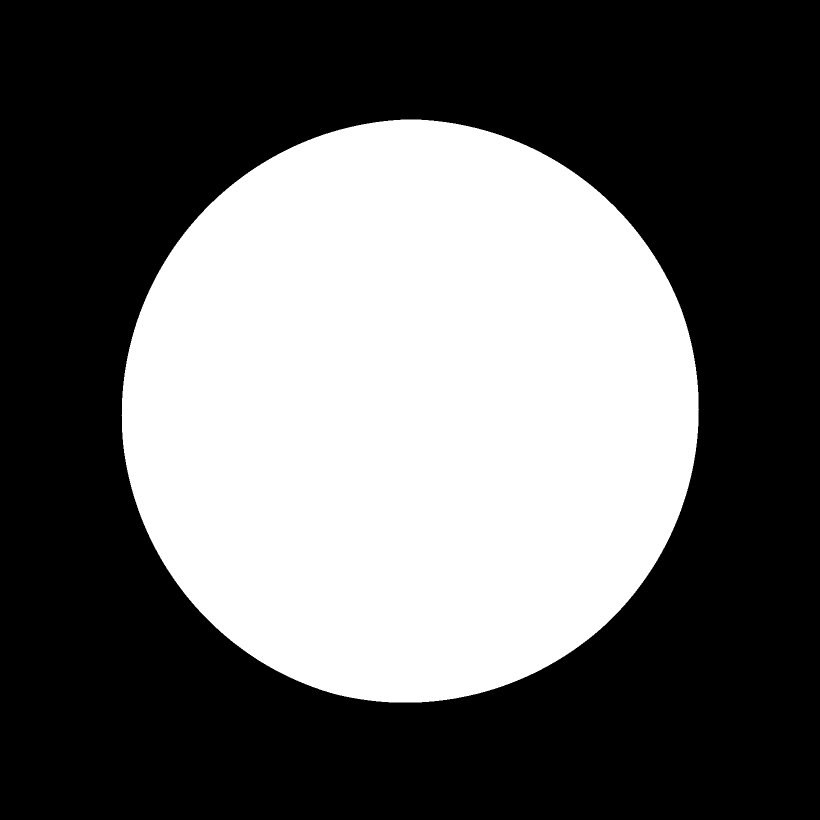
#> input picture Data/Masks/Circles/Serial/7-10_AM_P1C10_Serial.jpg, 1640 x 1640 px, found by its file name (shown at 1/2 size)
$ jupyter execute --allow-errors '4. Patch Generator.ipynb'   (shell and % lines are left out)
#> lines starting #> are read from the running program, lines starting #| are printed output that depends on the picture; after the words box and inside, x2 and y2 are one past the last pixel; in counts of white or black regions, pixels touching at a corner belong together
# Patch Generator
### On this notebook, we will generate the patches to be used for training.

### We can choose the patch zise, the stride to generate patches, which type of images will be used for validation, the minimum amount of positive pixels for a patch to be considered as positive, and some other features of the patches to be generated (see full explanation further below).

### Data was already downloaded into the Git Repository, in the folder '../Data', which contains the following subfolders:
    1. Serial: Folder containing all 'Serial' type images.
    2. Control: Folder containing all 'Control' type images.
    3. Streak: Folder containing all 'Streak' type images.

### In addition, <span style="color:blue">*prepocessed images*</span>  can already be found in <span style="color:blue">'../Data/no_dish_border/'</span> folder also containing the following subfolders:
    1. Serial: Folder containing all pre-processed 'Serial' type images.
    2. Control: Folder containing all pre-processed 'Control' type images.
    3. Streak: Folder containing all pre-processed 'Streak' type images.

### Positive pixel <span style="color:blue">*Masks*</span> were already obtained and can be found in <span style="color:blue">'../Data/Masks'</span> folder also containing the following subfolders:
    1. Serial: Folder containing all positive masks for 'Serial' type images.
    2. Control: Folder containing all positive masks for 'Control' type images.
    3. Streak: Folder containing all positive masks for 'Streak' type images.

### Using the positive pixel masks, <span style="color:blue">*positive-pixels-only images*</span> were generated and can be found in <span style="color:blue">'../Data/pos_pixel_only/'</span> folder also containing the following subfolders:
    1. Serial: Folder containing all positive-pixels-only images for 'Serial' type images.
    2. Control: Folder containing all positive-pixels-only images for 'Control' type images.
    3. Streak: Folder containing all positive-pixels-only images for 'Streak' type images.

### Let's import necessary libraries / modules:

[cell 1]
import matplotlib.pyplot as plt
import numpy as np
import os
import shutil
from PIL import Image, ImageOps
import cv2 as cv

### Helper Function: get a list of 'complete' file paths of all images in a given folder:

[cell 2]
def get_files(folder):
    """
    Returns a list of file_paths for each file in the specified folder.
    :param folder: The folder where files are located.
    :return: A list of file_paths for each file in the specified folder.
    """
    files = os.listdir(folder)
    paths = []
    for x in files:
        paths.append(os.path.join(folder, x))
    return paths

### Helper Function:
#### Create all needed folders and subfolders.

[cell 3]
def create_folders(patch_size, types, patch_types):
    """
    Create all needed folders to save the created Patches.
    :param patch_size: Tuple. (Patch_width, Patch_height) e.g. (64 ,64).
    :return: save_dir. The root directory where Patches will be saved.
    """
#> called with patch_size = (128, 128)
    folder_name = 'Patches_' + str(patch_size[0]) + 'x' + str(patch_size[1])
    save_dir = '../Data/' + folder_name + '/'

    if folder_name in os.listdir('../Data'):
        shutil.rmtree(save_dir)
    os.mkdir(save_dir)

    for folder in ['Positive', 'Negative']:
        path = save_dir + '/' + folder
        os.mkdir(path)
        for type in ['Serial', 'Control', 'Streak']:
            type_path = path + '/' + type
            os.mkdir(type_path)
            for i in range(1,11):
                loc = 'C{}_{}'.format(i, folder.lower()[:3])
                loc_path = type_path + '/' + loc
                os.mkdir(loc_path)
    return save_dir

## Patch Generator function

[cell 4]
def create_patches(img_types, patch_types, patch_size, stride, min_pos_pixels, validation_type,
                   val_stride, val_min_pos_pixels, include_dish_border=False,
                   positive_pixels_only=False, rotate_every=False, rotate_val_every=False):
    """
    Creates patches for training.
    :param img_types: List. List of images types patching. Any combination from ['Serial',
                         'Control', 'Stride'] -one, two or all three-.
    :param patch_types: List. List with types of patches to generate for each location.
                        Either ['Positive'] or ['Negative'] or ['Positive','Negative'].
    :param patch_size: Tuple. (patch_width, patch_height) e.g. (64 ,64).
    :param stride: Tuple. (horizontal_stride, vertical_stride).
                   Amount of pixels to move right or down  to generate next patch.
    :param min_pos_pixels: Integer. Minimum positive pixels in patches.
                           Values from 1 pixel to patch_width*patch_height (all pixels).
    :param validation_type: Str. Type of images to be used for model validation.
                                 either 'Control', 'Serial', 'Strike' or None.
    :param val_stride: Tuple. (horizontal_stride, vertical_stride) for validation patches.
                   Amount of pixels to move right or down  to generate next validation patch.
    :param include_dish_border: Boolean. True ->  include petri-dish border in training patches.
    :param positive_pixels_only: Boolean. True -> patches with positive pixels only.
                                 False -> natural images including dish background (default).
    :return: save_dir. The root directory where Patches were saved.
    """
    if positive_pixels_only and include_dish_border:
        print("No border will be included when 'positive_pixels_only=TRUE'")
    if positive_pixels_only and 'Negative' in patch_types:
        print("No negative patches will be generated when 'positive_pixels_only=TRUE'")

    save_dir = create_folders(patch_size, img_types, patch_types)
    width, height = patch_size
    max_pixels = width * height * 255 # maximum pixel sum if all pixels in patch were white (255)
    root = '../Data/no_dish_border/'
    if include_dish_border: root = '../Data/'
    if positive_pixels_only: root = '../Data/pos_pixel_only/'

    for type in img_types:
        print('\ngenerating "{}" patches...............'.format(type))
        img_folder = root + type
        if type == validation_type: img_folder = '../Data/' + type
        images = get_files(img_folder) # Returns array of all file_paths in the specified folder.
        move, min_pos = stride, min_pos_pixels
        if type == validation_type: move, min_pos = val_stride,val_min_pos_pixels

        if rotate_every and rotate_every != 0 and type != validation_type:
            n_rotations = round(360/rotate_every)
        elif rotate_val_every and rotate_val_every != 0 and type==validation_type:
            n_rotations = round(360/rotate_val_every)
        else:
            n_rotations = 1

        for img_path in images:
            if 'no_blue_numbers' in img_path: continue
            original_img = Image.open(img_path)
#> original_img is the input picture: PIL image 1640x1640 L; min 0, max 255, mean 99.9
            imgwidth, imgheight = original_img.size
            for i in range(1,11):
                if 'C{}_'.format(i) in img_path:
                    loc = '/C{}_'.format(i)
            mask_path = '../Data/Masks/' + type + img_path[len(img_folder):]
            original_mask = Image.open(mask_path)

            """We need to discard contaminated negative patches:"""
            original_neg_mask, neg_mask = False, False
            if 'C9_' in img_path or 'C2_' in img_path or 'C10_' in img_path:
                if type == 'Serial' and 'Negative' in patch_types and not positive_pixels_only:
                    neg_mask_path = '../Data/Masks/non-negative/Serial' + img_path[len(img_folder):]
                    original_neg_mask = Image.open(neg_mask_path)

            for k in range(n_rotations):
                img = original_img.rotate(k*rotate_every, fillcolor='white')
                img = ImageOps.expand(img, border=(0,0,width,height), fill='white')
                mask = original_mask.rotate(k*rotate_every, fillcolor='black')
                mask = ImageOps.expand(mask, border=(0,0,width,height), fill='black')
                if original_neg_mask:
                    neg_mask = original_neg_mask.rotate(k*rotate_every, fillcolor='black')
                    neg_mask = ImageOps.expand(neg_mask,border=(0,0,width,height),fill='black')

                for i in range(0,imgheight,move[1]):
                    for j in range(0,imgwidth,move[0]):
                        box = (j, i, j+width, i+height)
                        mask_patch = mask.crop(box)
                        mask_pixels = np.sum(mask_patch.convert('L'))
                        n_mask_pixels = int(mask_pixels/255.0)
                        patch = img.crop(box)
                        patch_grey = patch.convert('L')
                        pixels = np.sum(patch_grey)
                        patch_grey_cv = np.array(patch_grey)
                        patch_grey_cv[patch_grey_cv < 255] = 0 # set all pixels inside dish to 0 / black
                        pixels_cv = np.sum(patch_grey_cv)
                        if neg_mask: # this is a contaminated pretri-dish
                            neg_mask_patch = neg_mask.crop(box)
                            neg_mask_pixels = np.sum(neg_mask_patch.convert('L'))

                        if 'Positive' in patch_types and n_mask_pixels >= min_pos:
                            pos_save_path = save_dir+'Positive/'+type+loc+'pos'+img_path[:-4][len(img_folder):] \
                                + '_' + '{}_{}_rot_{}.jpg'.format(int(i/move[1]),int(j/move[0]),k*rotate_every)
                            patch.save(pos_save_path)

                        if 'Negative' in patch_types and not positive_pixels_only: # No neg patches if 'pos_pixels_only'
                            if  mask_pixels==0 and pixels_cv<=max_pixels*0.6: #Negative but at least 40% within dish
                                if include_dish_border or type == validation_type:
                                    if pixels >= 0.8 * max_pixels: continue # just white background
                                if neg_mask: # this is a contaminated pretri-dish
                                    if neg_mask_pixels > 0: continue # contaminated patch
                                neg_save_path = save_dir+'Negative/'+type+loc+'neg'+img_path[:-4][len(img_folder):] \
                                    + '_' + '{}_{}_rot_{}.jpg'.format(int(i/move[1]),int(j/move[0]),k*rotate_every)
                                patch.save(neg_save_path)
#> this loop made 1 pass
#> pass 1, in create_patches, `img = ImageOps.expand(img, border=(0,0,width,height), fill='white')`:
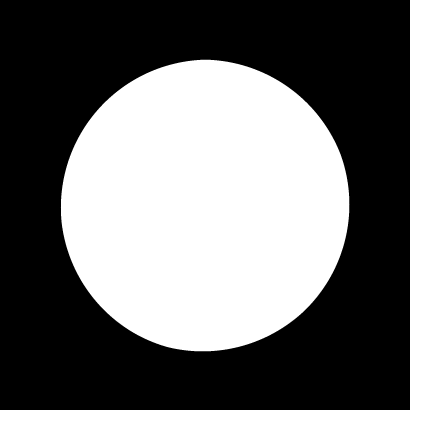
#> img: PIL image 1768x1768 L (shown at 1/4 size); min 0, max 255, mean 121.5
#> pass 1, in create_patches, `mask = ImageOps.expand(mask, border=(0,0,width,height), fill='black')`:
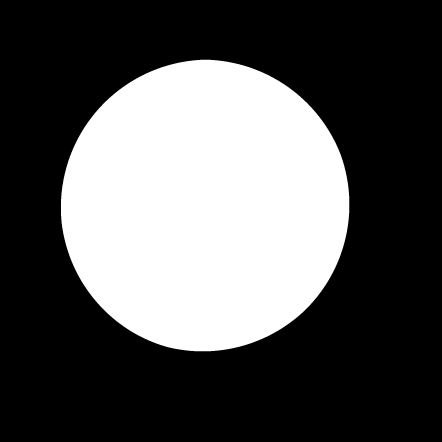
#> mask: PIL image 1768x1768 L (shown at 1/4 size); min 0, max 255, mean 85.9
#> pass 1, in create_patches, `patch.save(pos_save_path)`:
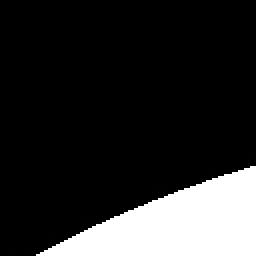
#> saved as 7-10_AM_P1C10_Serial_3_9_rot_0.jpg: PIL image 128x128 L (shown 2 times larger); min 0, max 255, mean 42.8
#> pass 1, in create_patches, `patch.save(pos_save_path)`:
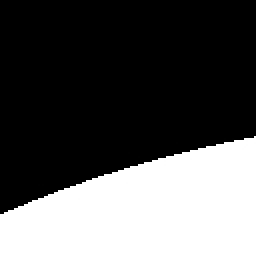
#> saved as 7-10_AM_P1C10_Serial_3_10_rot_0.jpg: PIL image 128x128 L (shown 2 times larger); min 0, max 255, mean 85.2
#> after the loop:
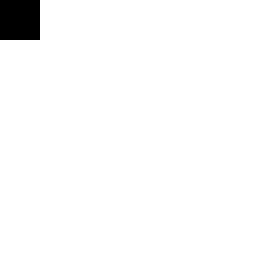
#> patch: PIL image 128x128 L (shown 2 times larger); 97.6% white; 1 black region, box (x1, y1, x2, y2) and area: (0, 0, 20, 20) 400

    print("\npatches sucesfully created and saved in: '{}'".format(save_dir))
    return save_dir

# Detailed explanation of the parameters for the Patch Generator function:

## img_types:
This is a list containing strings describing the type of images for which you wish to generate the patches. <br><br>
As example, if you with to generate patches for 'Serial' and 'Control' types, use:
__img_types = ['Serial', 'Control']__

## patch_types:
This is also list containing strings describing the type of patches that you want to generate. Options are either 'Positive' or 'Negative' of both. 'Negative' patches are those patches still within the Petri-Dish but containing zero positive pixels (pixels actually corresponding bacterial colonies instead of petri-dish background, border, or noise). <br><br>
As example, if you want to generate both Positive and Negative patches, use: __patch_types = ['Positive', 'Negative']__

## patch_size:
This is a tuple containing the size of the patches to be generate, in pixels (patch_width, patch_height).<br><br>
As example, if you want to generate patches of 64 pixels width by 64 pixels height, use:  __patch_size = (64, 64)__

## stride:
Tuple with (horizontal_stride, vertical_stride). To generate the patches, a window with the desire patch_size will move around the original image, extracting the patches. This window will move from the left corner first horizontally (first 'row') and then it will move vertically before moving horizontally again (second row). <br><br>

The horizontal stride will then correspond to the amount of pixels that the window will move to the right to generate the next patch. Similarly, the vertical stride will correspond to the amount of pixels that the window will move down to the next row of patches. <br><br>

As a toy example, in the picture below, the original image size is (6, 6) = 6x6 pixels, the patch_size is (3, 3) and the horizontal stride is 2:

<br><br>
If horizontal_stride = patch_width, no patches will be overlapping horizontally. <br>
If horizontal_stride > patch_width, we will be loosing data which is not recommended. <br>
If horizontal_stride < patch_width, we will be getting overlapping patches which is highly recommended as a __Data Augmentation__ technique. <br><br>
The same applies for the vertical_stride and the patch_height.

## min_pos_pixels:
Integer. minimum amount of positive pixels in a patch for it to be classified as a positive patch. <br><br>
For a patch to be considered positive, we need to define a desired treshold on how many positive pixels must each patch contain in order to be classified as positive. <br>
If we set __min_pos_pixels = 1__, this means that a patch will be considered positive as long as it cotains a least one positive pixel. <br>
If we set __min_pos_pixels = patch_width*patch_height__,this means that only thos patches containing 100% positive pixels, will be considered as positive. <br><br>
As you can imagine, a good choice will probably be in between. Be careful when requiring large minimums, as you may end up generating no positive patches at all.

__Note:__ One option for the treshold to use for a patch to be considered positive could have been the percentage (%) of positive pixels within the patch but this has the issue that if we train our model and find that for example, selecting patches with 30% positive pixels wroks very well and we now try a larger patch size, 30% of a larger patch size would mean that many of the patches that were positive before will not be considered positive anymore and we could even have the situation where no patches would be considered positive at all.

## validation_type:

String indicating the type of images to be used for model validation. It could be either 'Control', 'Serial', 'Strike' or None. <br><br>
Since we performed image preprocessing for training only but most probably we won't be able to perform image preprocessing for test images (e.g. creating positive masks and then creating images with positive pixels only), we should validate our model on non-preprocessed image (natural images including petri-dish background and even petri-dish border). <br><br>
The patches for the type of image indicated as validation_type, will be generated as patches from the original (non-preprocessed) images so we can better test/validate the performance of our model. If you still want all patches to be generated from preprocessed images, just set __validation_type = 'None'__

## val_stride:
Same concept than 'stride' (see above) but in this case it will be the stride used to generate validation patches, as you may wish a different stride for training than for validation.

## val_min_pos_pixels:
Same concept than 'min_pos_pixels' (see above) but in this case it will be the minimum amount of positive pixels in a validatio patch for it to be classified as a positive validation patch, as you may wish a different treshold for training than for validation.

## include_dish_border:
Boolean to indicate whether you want training patches to include the petri-dish border or not.<br>
True ->  include petri-dish border in training patches

## positive_pixels_only:
Boolean to indicate if you want the patches to contain positive pixels only (no petri-dish background nor petri-dish border).
#### Example:

True-> positive pixels only. <br>
False-> natural images including dish background. <br>

If __positive_pixels_only = True__, then negative patches won't be generated, even if you include 'Negative' within the list for the parameter 'patch_types'. Similarly, no petri-dish broder will be included, even if you set include_dish_border = True.

## rotate_every:
Integer from 0 to 360. Amount of degrees to rotate the image around the image center, for data augmentation. The image will be rotated as many times as needed to complte a full rotation. As example, if __rotate_every = 90__, then the image will be rotated 4 times at 90, 180, 270 and 360 degrees.<br><br>

If __rotate_every = 0 or 360 or None__, then no rotation will be performed.

## rotate_val_every:
Same concept than 'stride' (see above) but in this case it will be the degrees to rotate the 'Validation' images around the image center, as you may wish a different rotation for or not rotation at all for validation images.

## Enter the parameters for the Patch Generator function:

[cell 5]
img_types = ['Serial', 'Control']   # types of images for which patches will be generated
patch_types = ['Positive']          # types of patches to generate (Positive or Negative or both)
patch_size = (128, 128)                     # (patch_width, patch_height)
stride = (60, 60)                         # (Horizontal_stride, Vertical_stride)
min_pos_pixels = 1250                     # minimum positive pixels in patches: from 1 to patch_width*patch_height
validation_type = 'Control'               # either 'Control', 'Serial', 'Strike' or 'None'
val_stride = (22, 22)                     # (Horizontal_stride, Vertical_stride) for validation patches
val_min_pos_pixels = 1024                 # min. positive pixels in val patches: from 1 to patch_width*patch_height
include_dish_border = False               # True ->  include petri-dish border in training patches
positive_pixels_only = False              # True-> positive pixels only. False-> natural images incl. dish background
rotate_every = 0                         # Int from 0 to 360. Degrees used for image rotations. False-> no rotation
rotate_val_every = 0                     # Int from 0 to 360. For validation image rotations. False-> no rotation

## Let's generate the patches!:

###  <span style="color:red">*NOTE: THIS WILL REPLACE PREVIOUS PATCHES OF THE SAME SIZE, UNLESS YOU RENAME THE PREVIOUS PATCH FOLDER*</span>

[cell 6]
"""Be CAREFUL, this will replace previously produced Patches of the same size"""
patch_dir = create_patches(img_types, patch_types, patch_size, stride, min_pos_pixels, validation_type,
                           val_stride, val_min_pos_pixels, include_dish_border, positive_pixels_only,
                           rotate_every, rotate_val_every)

# Let's count patches by type and location:
grand_total, pos_total, neg_total = 0, 0, 0
for type in ['Serial', 'Control', 'Streak']:
    print("\nTotal '{}' Patches per location:".format(type))
    n_type, type_pos, type_neg = 0, 0, 0
    for i in range(1,11):
        pos_folder = '{}Positive/{}/C{}_pos'.format(patch_dir,type,i)
        neg_folder = '{}Negative/{}/C{}_neg'.format(patch_dir,type,i)
        n_pos = len(os.listdir(pos_folder))
        n_neg = len(os.listdir(neg_folder))
        total = n_pos + n_neg
        n_type += total
        type_pos += n_pos
        type_neg += n_neg
        print('total_C{}: {} = {} positive + {} negative'.format(i,total,n_pos,n_neg))
    print('Total {}: {} = {} positive + {} negative'.format(type,n_type,type_pos,type_neg))
    grand_total += n_type
    pos_total += type_pos
    neg_total += type_neg
print('\nGRAND TOTAL: {} = {} positive + {} negative'.format(grand_total,pos_total,neg_total))

###  <span style="color:red">EXTRAS (in case you want to use them):</span>
### Let's group same species together (C2-C3, C4-C7):

[cell 7]
for type in ['Serial', 'Control', 'Streak']:
    for patch_type in ['Positive', 'Negative']:
        if patch_type == 'Positive':
            sufix = 'pos'
        else:
            sufix = 'neg'
        root = '{}{}/{}/C3_{}'.format(patch_dir,patch_type,type,sufix)
        dest = '{}{}/{}/C2_{}'.format(patch_dir,patch_type,type,sufix)
        for img in os.listdir(root):
            source = root + '/' + img
            shutil.move(source, dest)
        shutil.rmtree(root)
        os.rename(dest, '{}{}/{}/C2-3_{}'.format(patch_dir,patch_type,type,sufix))

    for patch_type in ['Positive', 'Negative']:
        if patch_type == 'Positive':
            sufix = 'pos'
        else:
            sufix = 'neg'
        root = '{}{}/{}/C7_{}'.format(patch_dir,patch_type,type,sufix)
        dest = '{}{}/{}/C4_{}'.format(patch_dir,patch_type,type,sufix)
        for img in os.listdir(root):
            source = root + '/' + img
            shutil.move(source, dest)
        shutil.rmtree(root)
        os.rename(dest, '{}{}/{}/C4-7_{}'.format(patch_dir,patch_type,type,sufix))

### Let's visualize some positive patches:

[cell 8]
classes = ['C1','C2-3','C4-7','C5','C6','C8','C9','C10']
pos_patches = []
neg_patches = []

#> (the rest of this cell did not finish here and is left out)

        pos_patches = pos_patches + pos_class_patches
        neg_class_patches = get_files(neg_folder)
